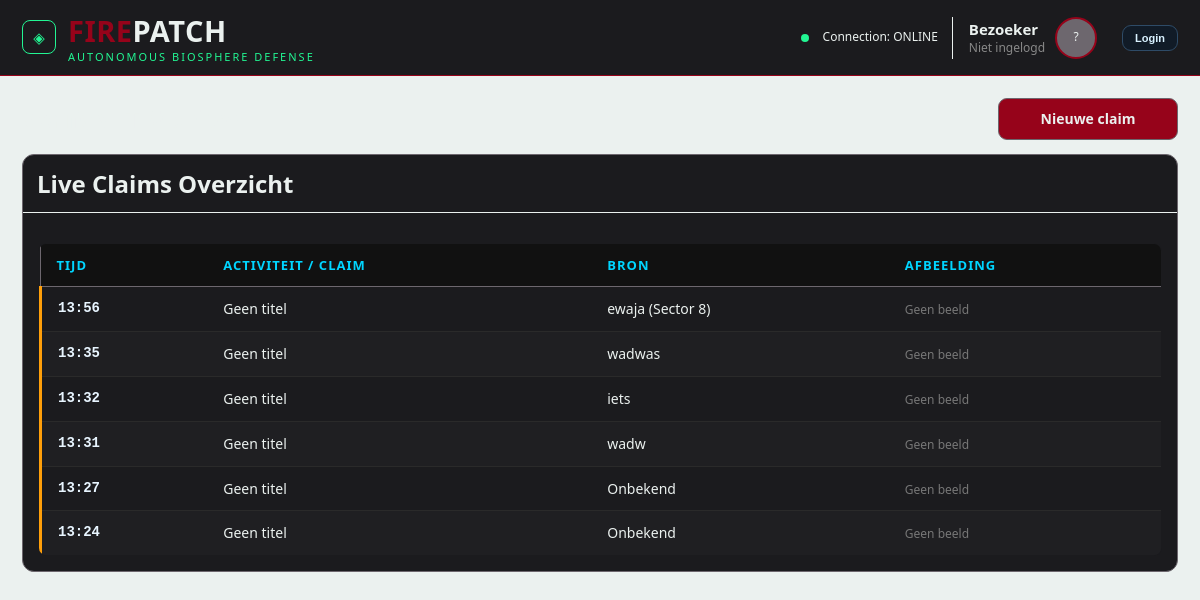
Page /verifynet.php on the committed database.
### tables this page shows
CREATE TABLE `claims` (
  `id` int(11) NOT NULL AUTO_INCREMENT,
  `Title` varchar(255) NOT NULL,
  `description` text DEFAULT NULL,
  `source` varchar(255) DEFAULT NULL,
  `Status` varchar(50) NOT NULL,
  `author_email` varchar(255) NOT NULL,
  `image_path` varchar(2048) DEFAULT NULL,
  `timestamp` datetime DEFAULT current_timestamp(),
  PRIMARY KEY (`id`)
);

### verifynet.php (the view, shortened to what this page needs)
<?php
require_once __DIR__ . '/config/database.php';
$sql = "SELECT * FROM claims ORDER BY id DESC";
$result = mysqli_query($db, $sql);
$claims = [];
while ($row = mysqli_fetch_assoc($result)) {
    $claims[] = $row;
}
?>
<!DOCTYPE html>
<html lang="en">
<head>
    <link rel="stylesheet" href="./css/main.css" />
    <link rel="stylesheet" href="./css/verifinet.css" />
</head>
<body>
    <?php include("./partials/header.php"); ?>
    <div class="layout">
        <?php include("./partials/sidebar.php"); ?>
        <main class="page">
            <div class="page-actions">
                <h2 style="margin:0; font-size: 24px; color: var(--white);">VerifyNET Monitor</h2>
                <a href="save_claim.php" class="btn primary" style="width: 15vw; justify-self: flex-end;">Nieuwe claim</a>
            </div>
            <section class="card">
                <div class="card-head">
                    <h2>Live Claims Overzicht</h2>
                </div>
                <div style="padding: 15px;">
                    <table class="verifinet-table">
                        <thead>
                            <tr>
                                <th>Tijd</th>
                                <th>Activiteit / Claim</th>
                                <th>Bron</th>
                                <th>Afbeelding</th>
                            </tr>
                        </thead>
                        <tbody>
                            <?php if (empty($claims)): ?>
                                <tr>
                                    <td colspan="4" style="text-align: center; color: #888;">Geen claims gevonden in de database.</td>
                                </tr>
                            <?php else: ?>
                                <?php foreach ($claims as $claim):
                                        $tijd = isset($claim['timestamp']) ? date('H:i', strtotime($claim['timestamp'])) : 'N.v.t.';
                                    $statusKleur = '#ff9f0a';
                                ?>
                                    <tr style="--row-color: <?= $statusKleur; ?>;" onclick="window.location.href='article.php?id=<?= $claim['id']; ?>'">
                                        <td class="tijd-col"><?= $tijd; ?></td>
                                        <td><?= htmlspecialchars($claim['title'] ?? 'Geen titel'); ?></td>
                                        <td><?= htmlspecialchars($claim['source'] ?? 'Onbekend'); ?></td>
                                        <td>
                                            <?php if (!empty($claim['image_path'])): ?>
                                                <div style="width: 80px; height: 40px; background: url('<?= htmlspecialchars($claim['image_path']); ?>') center/cover; border-radius: 4px; border: 1px solid #6D676E;"></div>
                                            <?php else: ?>
                                                <span style="color: #777; font-size: 12px;">Geen beeld</span>
                                            <?php endif; ?>
                                        </td>
                                    </tr>
                                <?php endforeach; ?>
                            <?php endif; ?>
                        </tbody>
                    </table>
                </div>
            </section>
        </main>
    </div>
</body>
</html>

### css/main.css (style rules this page uses)
:root { --red: #96031A; --white: #ebf1ef; --gray: #6D676E; --black: #1B1B1E; --green: #207751; --cyan: #00d5ff; --lightgreen: #22f693; --text: #d9ecff; --darktext: #1B1B1E; --orange: #ff9f0a; }
* { box-sizing: border-box; }
body { margin: 0; background: var(--white); color: var(--white); font: 500 0.9375rem/1.4 "Segoe UI", Inter, sans-serif; min-height: 100vh; }
.layout { display: grid; grid-template-columns: 205px 1fr; min-height: calc(100vh - 76px); }
.page { padding: 22px; display: grid; gap: 14px; align-content: start; }
.page-actions { display: flex; gap: 8px; align-items: center; justify-content: space-between; }
.btn { border-radius: 9px; border: 1px solid var(--orange); background: transparent; color: var(--orange); font-weight: 700; padding: 10px 14px; text-decoration: none; font-size: 0.875rem; }
.btn.primary { background: var(--red); color: var(--white); border-color: var(--gray); width: 110px; text-align: center; }
.card { background: var(--black); border: 1px solid var(--gray); border-radius: 12px; overflow: hidden; }
.card-head { padding: 12px 14px; display: flex; align-items: center; justify-content: space-between; border-bottom: 1px solid var(--white); }
.card-head h2 { font-size: 1.5rem; margin: 0; }
@media (max-width: 1200px) { .layout { grid-template-columns: 1fr; } }

### css/verifinet.css (style rules this page uses)
.verifinet-table { width: 100%; border-collapse: collapse; background-color: #1B1B1E; border: 1px solid #6D676E; border-radius: 8px; overflow: hidden; color: #ebf1ef; margin-top: 15px; }
.verifinet-table th { background-color: #111; color: #00d5ff; text-align: left; padding: 12px 16px; font-size: 13px; text-transform: uppercase; letter-spacing: 1px; border-bottom: 1px solid #6D676E; }
.verifinet-table td { padding: 12px 16px; border-bottom: 1px solid #2a2a2a; font-size: 14px; color: #ebf1ef; }
.verifinet-table tr:nth-child(even) { background-color: rgba(255, 255, 255, 0.02); }
.verifinet-table tbody tr { cursor: pointer; transition: background-color 0.2s ease; }
.verifinet-table tbody tr { border-left: 4px solid var(--row-color, #ff9f0a); }
.verifinet-table tbody tr td:first-child { border-left: 4px solid var(--row-color, #ff9f0a); }
.verifinet-table td.tijd-col { color: #e8f5ff; font-family: 'Courier New', Courier, monospace; font-weight: bold; }

### rows in the picture
claims: timestamp "13:56", title "Geen titel", source "ewaja (Sector 8)", shows "Geen beeld"
claims: timestamp "13:35", title "Geen titel", source "wadwas", shows "Geen beeld"
claims: timestamp "13:32", title "Geen titel", source "iets", shows "Geen beeld"
claims: timestamp "13:31", title "Geen titel", source "wadw", shows "Geen beeld"
claims: timestamp "13:27", title "Geen titel", source "Onbekend", shows "Geen beeld"
claims: timestamp "13:24", title "Geen titel", source "Onbekend", shows "Geen beeld"
